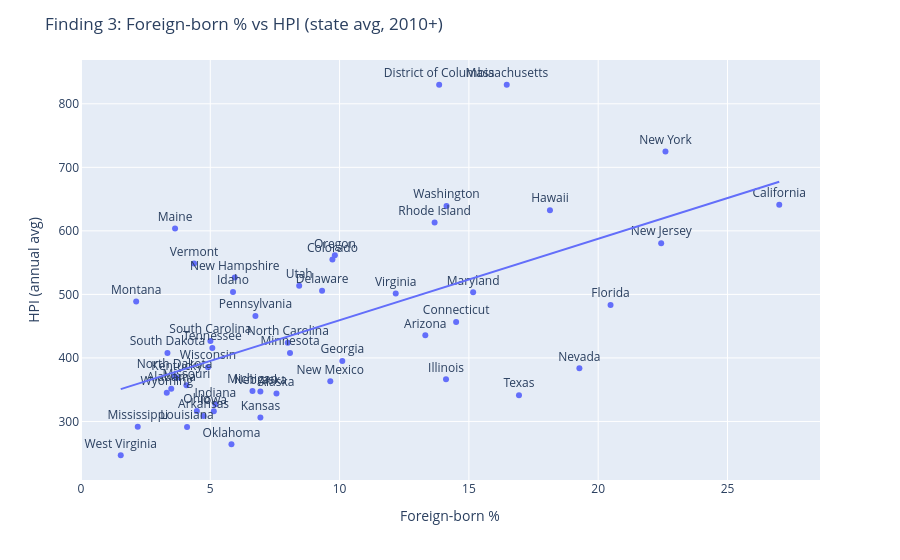

Source (notebook cell):
### Markdown cell above
## Finding 3

## Finding 3: Housing and immigration — correlation, not yet a clear threshold

State-level HPI and foreign-born share are positively correlated (r ≈ 0.49). The pipeline’s threshold deep-dive looks for a tipping point; the relationship in this sample is more linear than step-like. Causal mechanisms (demand, supply, policy) and metro-level data would sharpen the story.

### Code cell
# Finding 3: state-level foreign_born_pct vs hpi_annual_avg (recent year)
recent_h = state[state["year"] >= 2010].groupby("state_name")[["foreign_born_pct", "hpi_annual_avg"]].mean().reset_index()
fig = px.scatter(recent_h, x="foreign_born_pct", y="hpi_annual_avg", text="state_name", trendline="ols")
fig.update_traces(textposition="top center")
fig.update_layout(title="Finding 3: Foreign-born % vs HPI (state avg, 2010+)", xaxis_title="Foreign-born %", yaxis_title="HPI (annual avg)")
fig.show()

### Figure 1 — Plotly figure (JSON) as saved in the notebook; plotly's stock layout.template omitted (floating-point values rounded to 4 significant figures)
{"data": [{"hovertemplate": "foreign_born_pct=%{x}<br>hpi_annual_avg=%{y}<br>state_name=%{text}<extra></extra>", "legendgroup": "", "marker": {"color": "#636efa", "symbol": "circle"}, "mode": "markers+text", "name": "", "orientation": "v", "showlegend": false, "text": ["Alabama", "Alaska", "Arizona", "Arkansas", "California", "Colorado", "Connecticut", "Delaware", "District of Columbia", "Florida", "Georgia", "Hawaii", "Idaho", "Illinois", "Indiana", "Iowa", "Kansas", "Kentucky", "Louisiana", "Maine", "Maryland", "Massachusetts", "Michigan", "Minnesota", "Mississippi", "Missouri", "Montana", "Nebraska", "Nevada", "New Hampshire", "New Jersey", "New Mexico", "New York", "North Carolina", "North Dakota", "Ohio", "Oklahoma", "Oregon", "Pennsylvania", "Rhode Island", "South Carolina", "South Dakota", "Tennessee", "Texas", "Utah", "Vermont", "Virginia", "Washington", "West Virginia", "Wisconsin", "Wyoming"], "textposition": "top center", "type": "scatter", "x": [3.491, 7.56, 13.32, 4.741, 27.0, 9.723, 14.51, 9.324, 13.85, 20.48, 10.11, 18.14, 5.879, 14.12, 5.197, 5.137, 6.938, 3.709, 4.102, 3.638, 15.16, 16.46, 6.632, 8.083, 2.195, 4.078, 2.135, 6.938, 19.27, 5.946, 22.44, 9.642, 22.6, 7.995, 3.618, 4.482, 5.819, 9.818, 6.746, 13.67, 5.005, 3.345, 5.08, 16.94, 8.438, 4.372, 12.17, 14.14, 1.538, 4.913, 3.318], "xaxis": "x", "y": [351.4, 344.1, 435.6, 308.5, 641.0, 554.9, 456.6, 505.6, 829.9, 483.2, 395.0, 632.6, 503.8, 366.3, 327.1, 316.0, 306.4, 368.8, 291.2, 603.6, 503.2, 830.0, 348.1, 407.9, 291.8, 356.9, 488.8, 347.1, 383.7, 526.4, 580.6, 363.2, 725.0, 423.8, 371.2, 316.5, 264.1, 561.5, 466.0, 613.0, 426.8, 407.6, 415.8, 341.4, 513.7, 548.7, 501.2, 639.2, 246.8, 385.5, 345.1], "yaxis": "y"}, {"hovertemplate": "<b>OLS trendline</b><br>hpi_annual_avg = 12.8202 * foreign_born_pct + 331.095<br>R<sup>2</sup>=0.333798<br><br>foreign_born_pct=%{x}<br>hpi_annual_avg=%{y} <b>(trend)</b><extra></extra>", "legendgroup": "", "marker": {"color": "#636efa", "symbol": "circle"}, "mode": "lines", "name": "", "showlegend": false, "textposition": "top center", "type": "scatter", "x": [1.538, 2.135, 2.195, 3.318, 3.345, 3.491, 3.618, 3.638, 3.709, 4.078, 4.102, 4.372, 4.482, 4.741, 4.913, 5.005, 5.08, 5.137, 5.197, 5.819, 5.879, 5.946, 6.632, 6.746, 6.938, 6.938, 7.56, 7.995, 8.083, 8.438, 9.324, 9.642, 9.723, 9.818, 10.11, 12.17, 13.32, 13.67, 13.85, 14.12, 14.14, 14.51, 15.16, 16.46, 16.94, 18.14, 19.27, 20.48, 22.44, 22.6, 27.0], "xaxis": "x", "y": [350.8, 358.5, 359.2, 373.6, 374.0, 375.8, 377.5, 377.7, 378.6, 383.4, 383.7, 387.1, 388.5, 391.9, 394.1, 395.3, 396.2, 397.0, 397.7, 405.7, 406.5, 407.3, 416.1, 417.6, 420.0, 420.0, 428.0, 433.6, 434.7, 439.3, 450.6, 454.7, 455.7, 457.0, 460.6, 487.1, 501.8, 506.4, 508.7, 512.1, 512.3, 517.1, 525.5, 542.2, 548.2, 563.6, 578.2, 593.6, 618.7, 620.9, 677.3], "yaxis": "y"}], "layout": {"legend": {"tracegroupgap": 0}, "margin": {"t": 60}, "title": {"text": "Finding 3: Foreign-born % vs HPI (state avg, 2010+)"}, "xaxis": {"anchor": "y", "domain": [0.0, 1.0], "title": {"text": "Foreign-born %"}}, "yaxis": {"anchor": "x", "domain": [0.0, 1.0], "title": {"text": "HPI (annual avg)"}}}}
